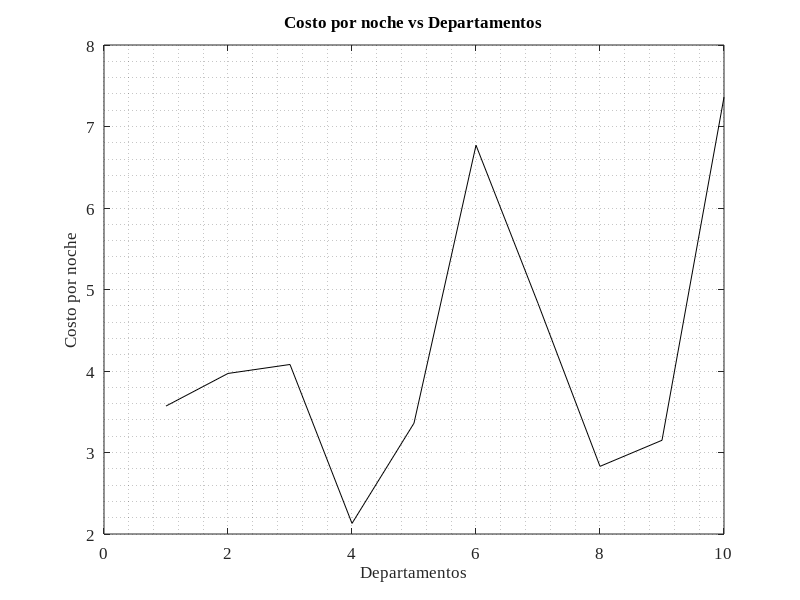

This figure's MATLAB source: (Note: this script raises an error after producing the figure.)
close all;
clear;
clc;
s=365; %Numero de simulaciones por 1 anos  

%% Datos de precios de las ultima semana de cada mes, terminando el primer dia del mes siguiente
% 19 Hospedajes en Aldea Tulum, iniciando ultima seman de mayo de 2022
% (1) May22, (2) Jun22, (3) Jul22, (4)Ago22, (5)Sep22, (6)Oct22, (7)Nov22,
% (8)Dic22, (9)Ene23, (10)Feb23, (11)Mar23, (12)Abr23, (13)May23

Datos=[
362	362	418	418	418	418	418	418	418	418	418	418	418	;
644	644	644	644	644	644	644	644	644	644	644	644	644	;
1400	1400	1400	1400	1400	1400	1400	1400	1400	1400	1400	1400	1400	;
1400	1400	1400	1400	1400	1400	1400	1400	1400	1400	1400	1400	1400	;
1200	1200	1200	1200	1200	1200	1200	1200	1200	1200	1200	1200	1200	;
1100	1100	1100	1100	1100	1100	1100	1100	1100	1100	1100	1100	1100	;
962	962	962	962	962	962	962	962	962	962	962	962	962	;
795	795	795	795	795	795	795	795	795	795	795	795	795	;
554	554	946	946	946	1100	1100	1100	1100	1100	1100	954	954	;
608	608	608	608	608	716	716	716	1800	716	716	716	716	;
636	636	636	636	636	636	636	636	636	636	636	636	636	;
940	940	940	940	940	940	940	940	940	940	940	940	940	;
573	573	573	573	573	573	573	573	573	573	573	573	573	;
1500	1500	1500	1500	1500	1500	1500	1500	1500	1500	1500	1500	1500	;
999	999	999	999	999	999	999	999	999	999	999	999	999	;
1000	938	938	938	938	938	1100	1100	1100	1100	1100	1100	1100	;
1600	1600	1600	1600	1600	1600	1600	1600	1600	1600	1600	1600	1600	;
902	902	902	902	902	902	902	902	902	902	902	902	902	;
765	765	833	833	714	714	714	714	714	714	714	714	714	;
1400	2200	2200	1400	1400	1400	1400	1400	1400	1400	1400	1400	1400	;
1200	1200	1200	1200	1200	1200	1300	1300	1300	1300	1300	1300	1300	;    
];


%% Arreglo de datos para el mes completo por ano
%x=Datos(:,8);

x=[3.57; 3.97; 4.08; 2.13; 3.36; 6.77; 4.83; 2.83; 3.15; 7.36 ];
y=[1:1:length(x)]';


%% Grafica del comportamiento de los datos

figure();
plot(x,'k');
set(gca, 'FontName','Times New Roman','fontsize', 12);
title('Costo por noche vs Departamentos','FontName','Times New Roman','FontSize', 12);
xlabel('Departamentos','FontName','Times New Roman','FontSize', 12);
ylabel('Costo por noche','FontName','Times New Roman','FontSize', 12);
grid minor;

figure();
%hist(x,10, 'k');
histogram(x,'FaceColor','k')
set(gca, 'FontName','Times New Roman','fontsize', 12);
title('Precio por noche','FontName','Times New Roman','FontSize', 12);
xlabel('Precio por noche','FontName','Times New Roman','FontSize', 12);
ylabel('Frecuencia','FontName','Times New Roman','FontSize', 12);
grid on;

%% Ajuste a una distribucion de probabilidad del porcentaje de ocupacion

[D PD]=allfitdist(x,'PDF');
C= {'nakagami', 'rayleigh','rician', 'birnbaumsaunders', ...
    'generalized pareto','inversegaussian', 'logistic', ...
    'loglogistic', 'tlocationscale'};
nC = length(C);
nD = length(D);

for k=1:nC
for i=1:nD
  switch D(1,i).DistName 
      case C{k};
      D(i) = [];
      D(nD) = D(1);
  end
end
end

switch D(1,1).DistName
case  'generalized extreme value'
    K=D(1,1).Params(1,1)
    Sigma = D(1,1).Params(1,2)
    Mu=D(1,1).Params(1,3)
    y = gevrnd(K, Mu, Sigma, s, 1);
    save autos.dat y -ascii;
case  'beta'
    a = D(1,1).Params(1,1)
    b=D(1,1).Params(1,2)
    y = betarnd(a,b, s, 1);
    save autos.dat y -ascii;
case  'exponential'
    mu = D(1,1).Params(1,1)
    y = exprnd(mu, s, 1);
    save autos.dat y -ascii;
case   'extreme value'
    Mu=D(1,1).Params(1,1)
    Sigma = D(1,1).Params(1,2)
    y = evrnd(Mu, Sigma, s, 1);
    save autos.dat y -ascii;
case  'gamma'
    a = D(1,1).Params(1,1)
    b=D(1,1).Params(1,2)
    y = gamrnd(a,b, s, 1);
    save autos.dat y -ascii;
case   'lognormal'
    Mu=D(1,1).Params(1,1)
    Sigma = D(1,1).Params(1,2)
    y = lognrnd(Mu, Sigma, s, 1);
    save autos.dat y -ascii;
case   'normal'
    Mu=D(1,1).Params(1,1)
    Sigma = D(1,1).Params(1,2)
    y = normrnd(Mu, Sigma, s, 1);
    save autos.dat y -ascii;
case  'weibull'
    a = D(1,1).Params(1,1)
    b=D(1,1).Params(1,2)
    y = wblrnd(a,b, s, 1);
    save autos.dat y -ascii;
end

D(1)

grid minor
%% Promedio diario

PromedioDiario=mean(x)

%% Ajuste a distribucion normal

pd = fitdist(x,'Normal')

